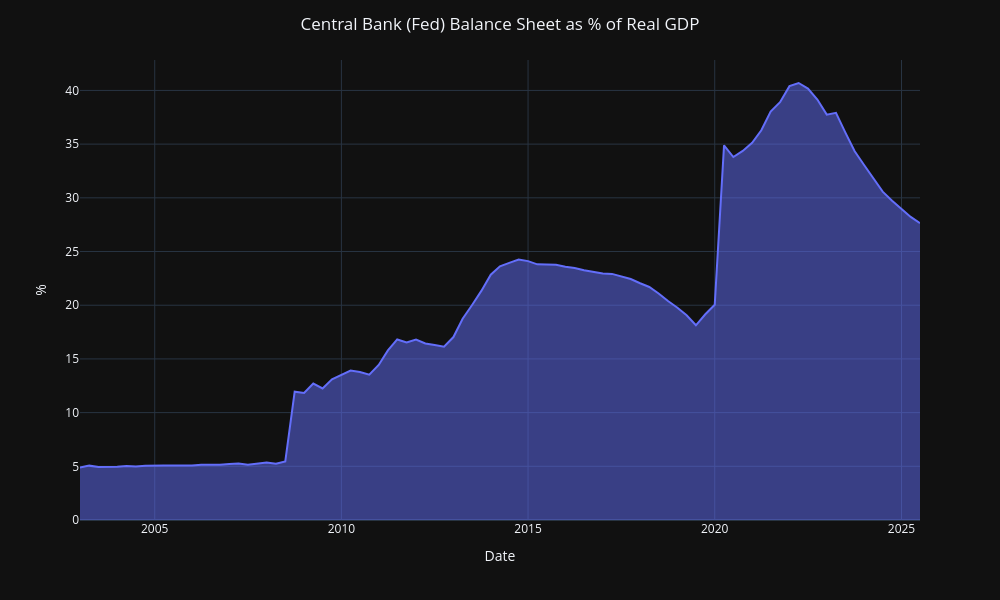

This figure's notebook cell:
### Code cell
fig = px.area(
    df,
    x=df.index.to_timestamp(),
    y="CBBS % GDP",
)

fig.update_layout(
    title=dict(text='Central Bank (Fed) Balance Sheet as % of Real GDP', x=0.5),
    width=1000,
    height=600,
    yaxis=dict(title="%"),
    xaxis=dict(title="Date"),
    hovermode="x unified",
    template="plotly_dark"
)

fig.show()
